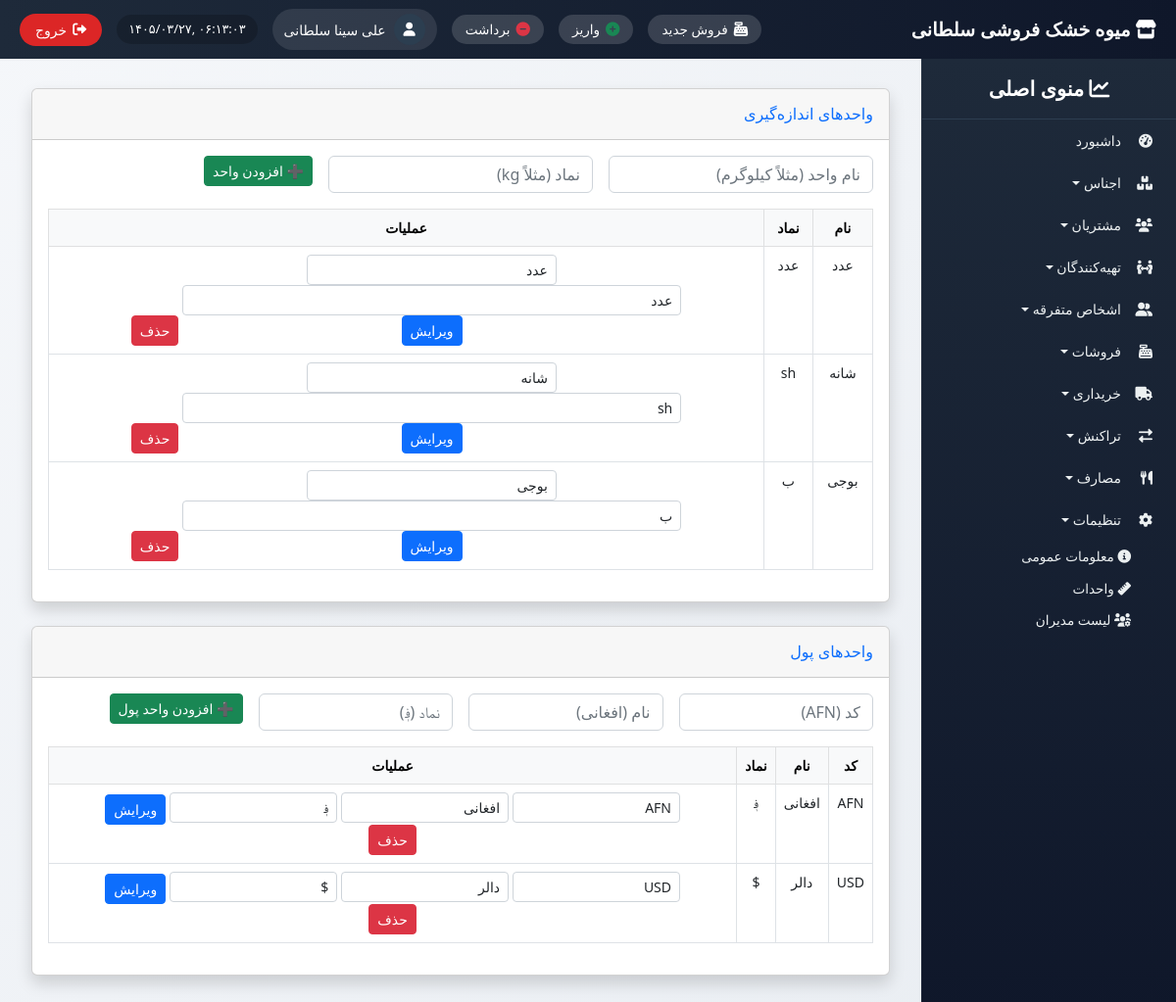
The app's page /settings/units/ (signed in) with its own data.
### settings_app/models.py (models this page shows, shortened)
class UnitOfMeasure(models.Model):
    name = models.CharField(max_length=50, unique=True, verbose_name="نام واحد")
    symbol = models.CharField(max_length=10, blank=True, verbose_name="نماد")
    is_active = models.BooleanField(default=True, verbose_name="فعال")
    class Meta:
        verbose_name = "واحد اندازه‌گیری"
        verbose_name_plural = "واحدهای اندازه‌گیری"

class Currency(models.Model):
    code = models.CharField(max_length=3, unique=True, verbose_name="کد")
    name = models.CharField(max_length=50, verbose_name="نام واحد پول")
    symbol = models.CharField(max_length=5, verbose_name="نماد")
    is_active = models.BooleanField(default=True, verbose_name="فعال")
    class Meta:
        verbose_name = "واحد پول"
        verbose_name_plural = "واحدهای پول"

### settings_app/views.py (the view)
# urls.py: path('units/', views.units_list, name='units_list'),
@login_required
def units_list(request):
    units = UnitOfMeasure.objects.all()
    currencies = Currency.objects.all()
    return render(request, 'settings_app/units_list.html', {
        'units': units,
        'currencies': currencies,
    })

### templates/settings_app/units_list.html (shortened to what this page needs)
{% extends 'base_with_sidebar.html' %}
{% load i18n %}
{% block content %}
<div class="container-fluid">
    <div class="card shadow mb-4">
        <div class="card-header py-3">
            <h6 class="m-0 font-weight-bold text-primary">واحدهای اندازه‌گیری</h6>
        </div>
        <div class="card-body">
            <form method="post" action="{% url 'settings_app:unit_add' %}" class="row g-3 mb-3">
                <div class="col-md-4">
                    <input type="text" name="name" class="form-control" placeholder="نام واحد (مثلاً کیلوگرم)" required>
                </div>
                <div class="col-md-4">
                    <input type="text" name="symbol" class="form-control" placeholder="نماد (مثلاً kg)">
                </div>
                <div class="col-md-4">
                    <button type="submit" class="btn btn-success btn-sm">➕ افزودن واحد</button>
                </div>
            </form>
            <div class="table-responsive">
                <table class="table table-bordered text-center">
                    <thead class="table-light">
                        <tr><th>نام</th><th>نماد</th><th>عملیات</th></tr>
                    </thead>
                    <tbody>
                        {% for unit in units %}
                        <tr>
                            <td>{{ unit.name }} </td>
                            <td>{{ unit.symbol|default:"-" }} </td>
                            <td>
                                <form method="post" action="{% url 'settings_app:unit_edit' unit.id %}" style="display:inline-block">
                                    <input type="text" name="name" value="{{ unit.name }}" class="form-control form-control-sm d-inline w-50">
                                    <input type="text" name="symbol" value="{{ unit.symbol }}" class="form-control form-control-sm d-inline w-30">
                                    <button type="submit" class="btn btn-sm btn-primary">ویرایش</button>
                                </form>
                                <a href="{% url 'settings_app:unit_delete' unit.id %}" class="btn btn-sm btn-danger" onclick="return confirm('حذف شود؟')">حذف</a>
                             </td>
                         </tr>
                        {% empty %}
                        <tr><td colspan="3">هیچ واحدی تعریف نشده است.</td></tr>
                        {% endfor %}
                    </tbody>
                </table>
            </div>
        </div>
    </div>
    <div class="card shadow mb-4">
        <div class="card-header py-3">
            <h6 class="m-0 font-weight-bold text-primary">واحدهای پول</h6>
        </div>
        <div class="card-body">
            <form method="post" action="{% url 'settings_app:currency_add' %}" class="row g-3 mb-3">
                <div class="col-md-3"><input type="text" name="code" class="form-control" placeholder="کد (AFN)" required></div>
                <div class="col-md-3"><input type="text" name="name" class="form-control" placeholder="نام (افغانی)" required></div>
                <div class="col-md-3"><input type="text" name="symbol" class="form-control" placeholder="نماد (؋)" required></div>
                <div class="col-md-3"><button type="submit" class="btn btn-success btn-sm">➕ افزودن واحد پول</button></div>
            </form>
            <div class="table-responsive">
                <table class="table table-bordered text-center">
                    <thead class="table-light">
                        <tr><th>کد</th><th>نام</th><th>نماد</th><th>عملیات</th></tr>
                    </thead>
                    <tbody>
                        {% for curr in currencies %}
                        <tr>
                            <td>{{ curr.code }} </td>
                            <td>{{ curr.name }} </td>
                            <td>{{ curr.symbol }} </td>
                            <td>
                                <form method="post" action="{% url 'settings_app:currency_edit' curr.id %}" style="display:inline-block">
                                    <input type="text" name="code" value="{{ curr.code }}" class="form-control form-control-sm d-inline w-25">
                                    <input type="text" name="name" value="{{ curr.name }}" class="form-control form-control-sm d-inline w-25">
                                    <input type="text" name="symbol" value="{{ curr.symbol }}" class="form-control form-control-sm d-inline w-25">
                                    <button type="submit" class="btn btn-sm btn-primary">ویرایش</button>
                                </form>
                                <a href="{% url 'settings_app:currency_delete' curr.id %}" class="btn btn-sm btn-danger" onclick="return confirm('حذف شود؟')">حذف</a>
                             </td>
                         </tr>
                        {% empty %}
                        <tr><td colspan="4">هیچ واحد پولی تعریف نشده است.</td></tr>
                        {% endfor %}
                    </tbody>
                </table>
            </div>
        </div>
    </div>
</div>
{% endblock %}

### templates/base_with_sidebar.html (shortened to what this page needs)
<!DOCTYPE html>
{% load i18n static %}
{% get_current_language as LANGUAGE_CODE %}
<html lang="fa" dir="rtl">
<head>
    <link href="https://cdn.jsdelivr.net/npm/bootstrap@5.2.3/dist/css/bootstrap.rtl.min.css" rel="stylesheet">
    <link rel="stylesheet" href="https://cdnjs.cloudflare.com/ajax/libs/font-awesome/6.0.0/css/all.min.css">
    <link href="https://cdn.jsdelivr.net/gh/rastikerdar/vazir-font@v30.1.0/dist/font-face.css" rel="stylesheet">
</head>
<body>
    <div class="top-navbar">
        <div class="store-name"><i class="fas fa-store"></i> میوه خشک فروشی سلطانی</div>
        <div class="top-nav-left">
            <a href="{% url 'sales:new_sale' %}" class="shortcut-btn" title="فروش جدید"><i class="fas fa-cash-register"></i><span> فروش جدید</span></a>
            <a href="{% url 'transactions:transaction_create_in' %}" class="shortcut-btn" title="واریز"><i class="fas fa-plus-circle text-success"></i><span> واریز</span></a>
            <a href="{% url 'transactions:transaction_create_out' %}" class="shortcut-btn" title="برداشت"><i class="fas fa-minus-circle text-danger"></i><span> برداشت</span></a>
            <div class="admin-info">
                <div class="admin-avatar"><i class="fas fa-user"></i></div>
                <span class="admin-name">{{ user.get_full_name|default:user.username }}</span>
            </div>
            <div class="datetime" id="current-datetime"></div>
            <button type="button" class="logout-btn" id="logoutTrigger"><i class="fas fa-sign-out-alt"></i> <span>خروج</span></button>
        </div>
    </div>
    <div class="sidebar" id="sidebar">
        <div class="sidebar-header"><i class="fas fa-chart-line"></i> منوی اصلی</div>
        <ul class="nav flex-column">
            <li class="nav-item"><a class="nav-link" href="{% url 'dashboard' %}"><i class="fas fa-tachometer-alt"></i> داشبورد</a></li>
            <li class="nav-item dropdown-toggle" data-menu="products"><i class="fas fa-boxes"></i> اجناس</li>
            <li class="nav-item dropdown-toggle" data-menu="customers"><i class="fas fa-users"></i> مشتریان</li>
            <li class="nav-item dropdown-toggle" data-menu="suppliers"><i class="fas fa-people-arrows"></i> تهیه‌کنندگان</li>
            <li class="nav-item dropdown-toggle" data-menu="misc"><i class="fas fa-user-friends"></i> اشخاص متفرقه</li>
            <li class="nav-item dropdown-toggle" data-menu="sales"><i class="fas fa-cash-register"></i> فروشات</li>
            <li class="nav-item dropdown-toggle" data-menu="purchases"><i class="fas fa-truck"></i> خریداری</li>
            <li class="nav-item dropdown-toggle" data-menu="transactions"><i class="fas fa-exchange-alt"></i> تراکنش</li>
            <li class="nav-item dropdown-toggle" data-menu="expenses"><i class="fas fa-utensils"></i> مصارف</li>
            <li class="nav-item dropdown-toggle" data-menu="settings"><i class="fas fa-cog"></i> تنظیمات</li>
            <ul class="submenu" id="settingsSubmenu">
                <li><a href="{% url 'settings_app:general_info' %}"><i class="fas fa-info-circle"></i> معلومات عمومی</a></li>
                <li><a href="{% url 'settings_app:units_list' %}"><i class="fas fa-ruler"></i> واحدات</a></li>
                <li><a href="{% url 'settings_app:managers_list' %}"><i class="fas fa-users-cog"></i> لیست مدیران</a></li>
            </ul>
        </ul>
    </div>
    <div class="content">
        {% block content %}{% endblock %}
    </div>
</body>
</html>

### templates/base_with_sidebar.html (style rules this page uses)
* { font-family: 'Vazir', 'Tahoma', 'Segoe UI', sans-serif; }
body { background: linear-gradient(135deg, #f5f7fa 0%, #e9edf2 100%); font-size: 14px; padding-top: 70px; margin: 0; height: 100vh; overflow: hidden; }
.top-navbar { position: fixed; top: 0; right: 0; left: 0; height: 60px; background: linear-gradient(90deg, #1e2a3a 0%, #0f172a 100%); z-index: 1050; display: flex; align-items: center; justify-content: space-between; padding: 0 20px; color: white; }
.store-name { font-size: 1.2rem; font-weight: 700; }
.top-nav-left { display: flex; align-items: center; gap: 15px; }
.admin-info { display: flex; align-items: center; gap: 8px; background: rgba(255,255,255,0.1); padding: 5px 12px; border-radius: 40px; }
.admin-avatar { width: 32px; height: 32px; background: #2c3e50; border-radius: 50%; display: flex; align-items: center; justify-content: center; }
.datetime { direction: ltr; background: rgba(0,0,0,0.2); padding: 5px 12px; border-radius: 40px; font-size: 0.8rem; }
.logout-btn { background-color: #dc2626; color: white; border: none; padding: 6px 16px; border-radius: 40px; display: flex; align-items: center; gap: 6px; }
.shortcut-btn { background: rgba(255,255,255,0.15); border: none; color: white; padding: 5px 14px; border-radius: 40px; font-size: 0.85rem; font-weight: 500; transition: 0.2s; display: inline-flex; align-items: center; gap: 6px; text-decoration: none; }
.shortcut-btn i { font-size: 0.9rem; }
.sidebar { position: fixed; top: 60px; right: 0; height: calc(100vh - 60px); width: 260px; background: linear-gradient(180deg, #1e2a3a 0%, #0f172a 100%); color: white; overflow-y: auto; z-index: 1000; transition: 0.3s; border-left: 1px solid rgba(255,255,255,0.05); }
.sidebar-header { padding: 15px 20px; font-size: 1.3rem; font-weight: 600; border-bottom: 1px solid #2d3e50; text-align: center; }
.sidebar .nav-link, .dropdown-toggle { color: #ecf0f1; padding: 8px 16px; border-radius: 10px; margin: 3px 8px; display: flex; align-items: center; cursor: pointer; text-decoration: none; }
.sidebar .nav-link i, .dropdown-toggle i { width: 24px; margin-left: 8px; }
.submenu { list-style: none; padding-right: 30px; display: none; margin-bottom: 5px; }
.submenu li a { color: #ecf0f1; display: block; padding: 6px 16px; text-decoration: none; font-size: 0.85rem; border-radius: 8px; }
.submenu.show { display: block; }
.content { margin-right: 260px; padding: 20px; height: calc(100vh - 60px); overflow-y: auto; }

### records on screen
UnitOfMeasure: name "عدد", symbol "عدد"
UnitOfMeasure: name "شانه", symbol "sh"
UnitOfMeasure: name "بوجی", symbol "ب"
Currency: code "AFN", name "افغانی", symbol "؋"
Currency: code "USD", name "دالر", symbol "$"

### other values on screen
{{ user.get_full_name|default:user.username }} "علی سینا سلطانی"
